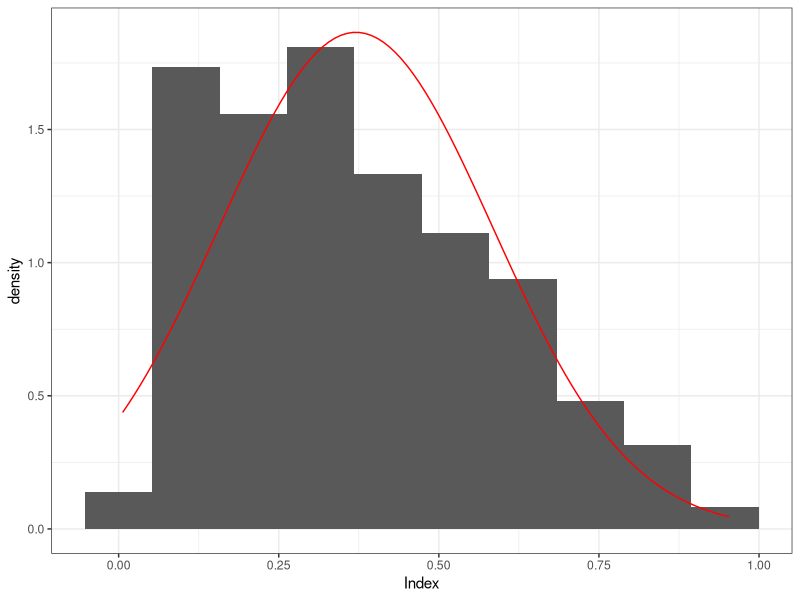
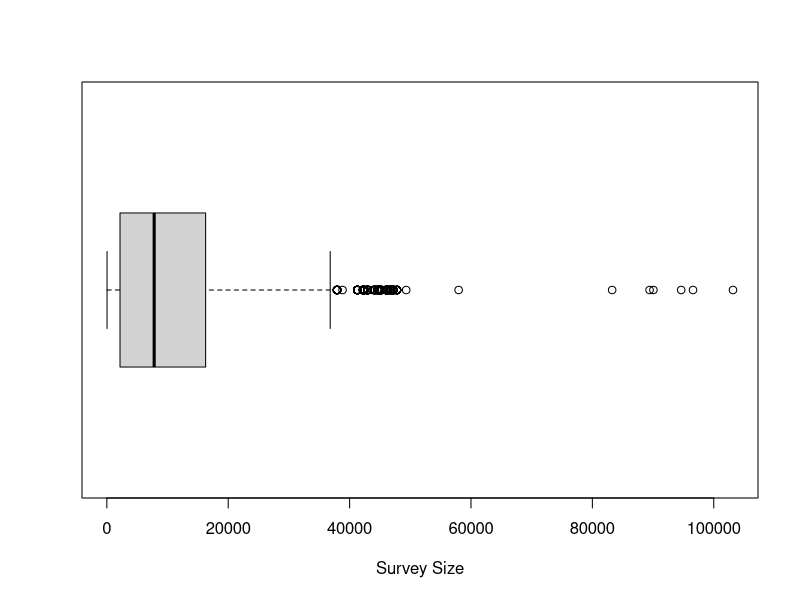
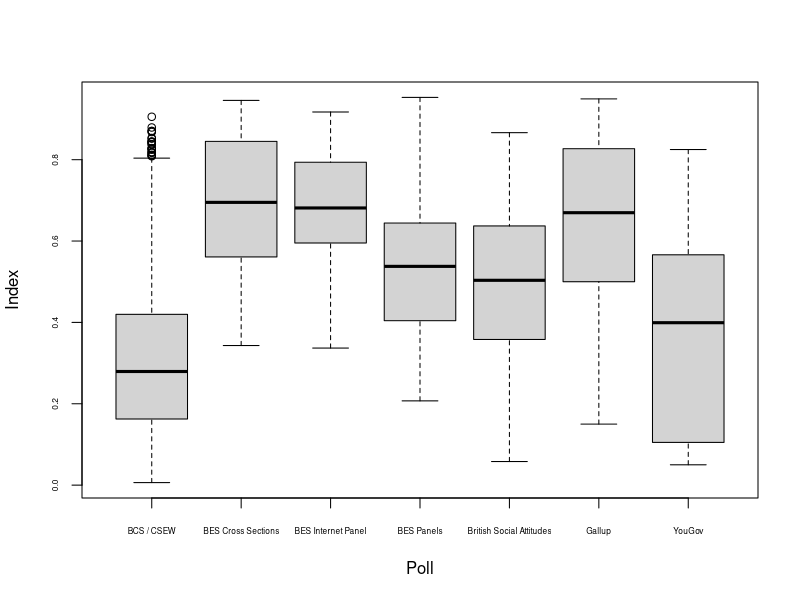
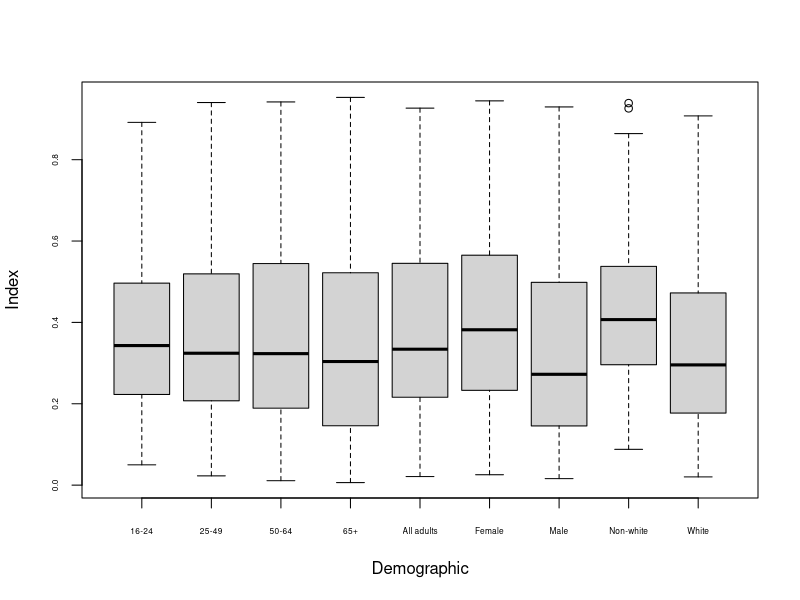
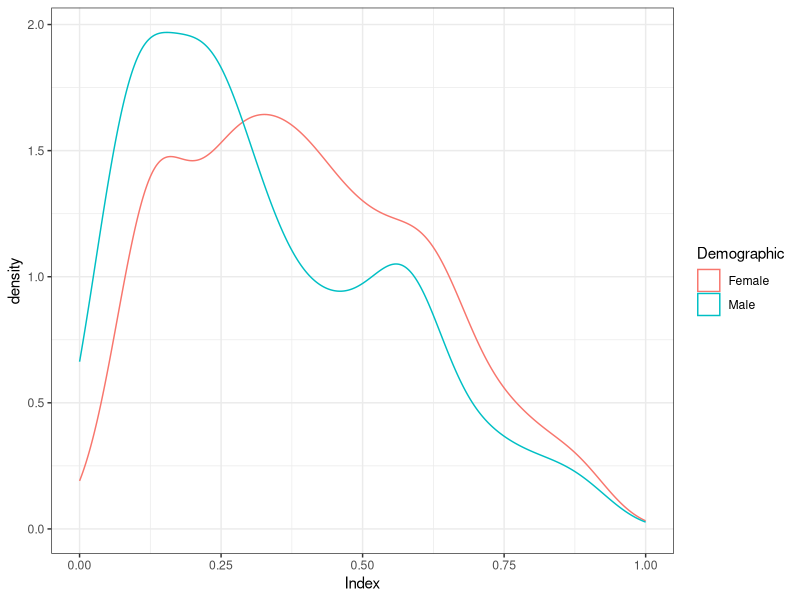
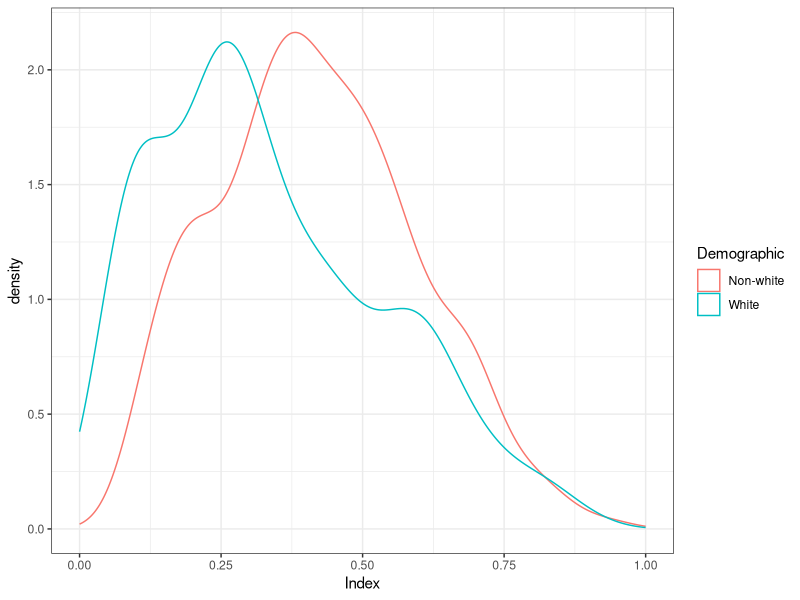
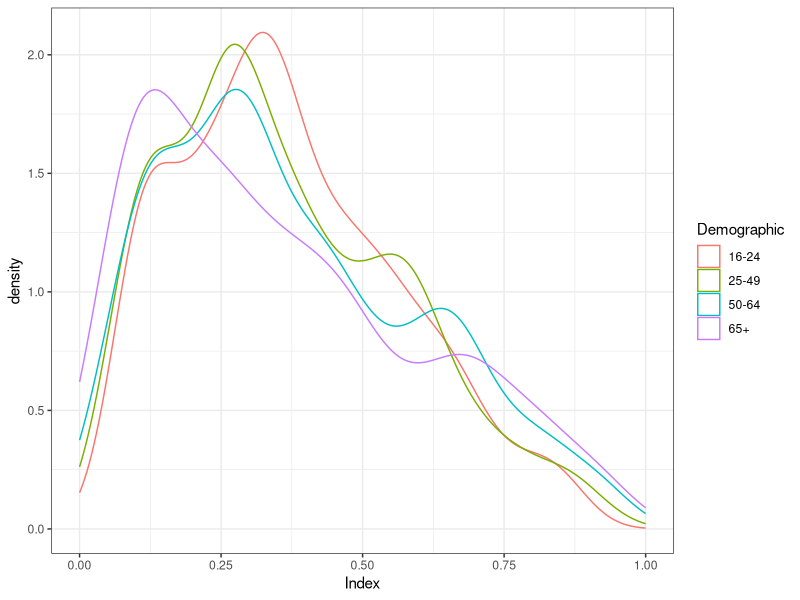
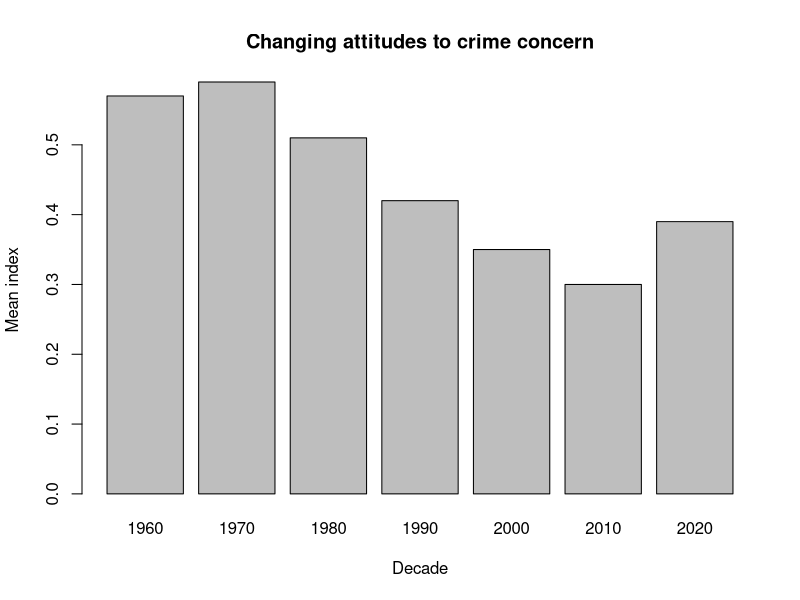

Reproduce these figures in R, in order.
#load required packages
library(tidyverse)
library(RColorBrewer)

#read in crime concern data to explore
crime_concern <- read_csv("data/CrimeConcern.csv")

#for reference the docs say this about the index:
#"The Index score is calculated by transforming each 
#survey question into a binary variable 
#(where 1 indicates concerned/punitive/supportive/prioritising) 
#and then taking the weighted average of all respondents 
#or of the relevant demographic subgroup."

#find example mentioned in the docs: British Election Studies Internet Panel
#group to find the wording for different poll types
poll_names <- crime_concern %>% group_by(Poll) %>% summarise(surveys = n())

#subset of internet panel polls, number of records as expected
#in 2014 58% of adults thought crime was increasing
internet_panel <- filter(crime_concern, Poll == "BES Internet Panel")

#look at datatypes
glimpse(crime_concern)

#change character columns to factors
crime_concern$Varname <- factor(crime_concern$Varname)
crime_concern$Demographic <- factor(crime_concern$Demographic)
crime_concern$Poll <- factor(crime_concern$Poll)
crime_concern$Question <-factor(crime_concern$Question)

#are there any Nulls? No
crime_concern %>% summarize(across(everything(), ~sum(is.na(.x)))) 

#summarize the data except for question
#nothing immediately standing out as an anomaly
summary(crime_concern %>% select(!Question))

#look at each variable (except first id column)
#68 values for Varname column based on poll/specific question
#8 is lowest count
varnames <- crime_concern %>% group_by(Varname) %>% tally(sort=TRUE)

#Look at years, 1965-2023, lowest count is 2
#from 1988 onwards everything is in January
years <- crime_concern %>% group_by(year(Date), month(Date)) %>% 
  tally(sort = TRUE)

#9 demographics, mix of age, gender and ethnicity
demographics <- crime_concern %>% group_by(Demographic)%>% 
  tally(sort = TRUE)

#positive skewed distribution for index
ggplot(data = crime_concern, aes(Index)) +
  geom_histogram(aes(y = after_stat(density)), bins = 10) +
  stat_function(fun = dnorm, args = 
                  list(mean = mean(crime_concern$Index), 
                       sd = sd(crime_concern$Index)), 
                colour = "red") +
  theme_bw()

mean(crime_concern$Index)
median(crime_concern$Index)

#already seen 7 types of poll
#BES Cross Sections and Internet Panel don't have much data

#differing scales of survey size
options(scipen = 10000)
boxplot(crime_concern$n,
        xlab = "Survey Size",
        horizontal = TRUE)

#65 questions, lowest count is 8
#noticed at least one question that's a "tick up to 4" rather than Likert scale
#some questions don't say what the options / scale are
#some questions mention the "bad" result first, others mention the "good"
questions <- crime_concern %>% group_by(Question)%>% tally(sort = TRUE)

#look at interaction of index with other variables

#how does index differ by poll?
#significant variation but also big difference in number of data points
#could this be differing by year as well??
boxplot(Index ~ Poll, data = crime_concern, cex.axis = 0.5)

#how does index differ by demographic
#less variation, roughly equal amount of data points per demographic
#female index is higher than male as we may expect
#might have expected older people to be higher
boxplot(Index ~ Demographic, data = crime_concern, cex.axis = 0.5)

#visualize male/female alone
ggplot(data = crime_concern %>% filter(Demographic %in% c("Female", "Male")),
       aes(x= Index, colour = Demographic)) +
  geom_density() +
  xlim(0,1) +
  theme_bw()

#visualize white/non-white alone
ggplot(data = crime_concern %>% filter(Demographic %in% c("Non-white", "White")),
       aes(x= Index, colour = Demographic)) +
  geom_density() +
  xlim(0,1) +
  theme_bw()

#visualize ages
ggplot(data = crime_concern %>% 
         filter(Demographic %in% c("16-24", "25-49", "50-64", "65+")),
       aes(x= Index, colour = Demographic)) +
  geom_density() +
  xlim(0,1) +
  theme_bw()

#how does index differ by year
#add decade column, bit arbitrary but gives general idea
crime_concern <- crime_concern %>%
  mutate(decade = 10 * (year(crime_concern$Date) %/% 10))

#group by decade and check year to see if results are correct, yes
decade <- crime_concern %>% group_by(decade) %>%
  summarise(data_points = n(), mean_index = round(mean(Index),2)) %>%
  mutate(change_from_previous_decade = mean_index - lag(mean_index))

#show how mean index changes over the decades
barplot(decade$mean_index, 
        names.arg = decade$decade,
        xlab = "Decade",
        ylab = "Mean index",
        main = "Changing attitudes to crime concern")

#how does the shape of index differ by decade
#generally decreasing except in 2020s, interesting (fewer data points in 2020s)
boxplot(Index ~ decade, 
        data = crime_concern,
        xlab = "Decade", 
        main = "Changing attitudes to crime concern")

#which poll covers widest date range?
#Gallup is older data from 60's to 80's, recall index was higher here 
#  and index higher in the earlier decades
#BCS / CSEW has biggest range and lots of data
poll_names <- crime_concern %>% group_by(Poll) %>% 
  summarise(surveys = n(), 
            earliest = min(year(Date)), 
            latest = max(year(Date))
  )

#which polls question different demographics 
#most have all demographics except Gallup/YouGov w/o white/non-white
(poll_demographics <- crime_concern %>% group_by(Poll) %>% 
  select(Poll, Demographic) %>% table())

#Ideas:
#Are there particular areas where females/non-whites are more concerned?
#What are the outliers for index in the 2010s?
#Why is the spread of data for 2020 wider? Specific crimes? Remember fewer data points..

#look at female data to see if any areas are of more concern
#firstly see whether females and males are asked the same questions
#There are 6 questions that females have been asked more than men
#Shouldn't be enough to change the distribution 
#    but would be better to compare like for like
(questions_by_gender <- crime_concern %>%
    filter(Demographic %in% c("Female", "Male")) %>%
    select(Varname, Demographic) %>%
    droplevels() %>%
    table())

#create a new dataset where we match by varname, year and poll and remove any
# which don't have female and male response
female <- filter(crime_concern,
                 Demographic == "Female")

male <- filter(crime_concern,
               Demographic == "Male")

gender <- inner_join(female, male %>% select(Varname, Date, Poll, Index), 
                     by = c("Varname", "Date", "Poll"), 
                     keep = FALSE) %>%
  rename(female_index = Index.x, male_index = Index.y)
  

#plot female vs male with a straight line 
plot(gender$female_index, gender$male_index,
     xlab = "Female index", 
     ylab = "Male index",
     main = "Female / male comparison",
     cex = .5,
     pch = 16)
abline(a=0, b=1, col = "red")

#ideally we would combine themes across polls (only if clear they're the same)
themes <- crime_concern %>% group_by(Varname, Question) %>% 
  summarise(count = n())

#add a column to gender for the most common themes
#probably an easier way to do this!
gender$theme <- case_when(grepl("Emotion", gender$Varname) ~ "FearOfCrime",
                          grepl("qual", gender$Varname) ~ "FearOfCrime",
                          grepl("insult", gender$Varname) ~ "FearOfCrime",
                          grepl("vmworry", gender$Varname) ~ "FearOfCrime",
                          grepl("incr", gender$Varname) ~ "LocalOrNationalCrimeIncrease",
                          grepl("Local", gender$Varname) ~ "LocalOrNationalCrimeIncrease",
                          grepl("Nat", gender$Varname) ~ "LocalOrNationalCrimeIncrease",
                          grepl("burg", gender$Varname) ~ "Burglary",
                          grepl("mug", gender$Varname) ~ "Mugging",
                          grepl("teen", gender$Varname) ~ "TeenagersOnStreets",
                          grepl("Juvenile", gender$Varname) ~ "TeenagersOnStreets",
                          grepl("dark", gender$Varname) ~ "SafetyAtNight",
                          grepl("night", ignore.case = TRUE, gender$Varname) ~ "SafetyAtNight",
                          grepl("vand", gender$Varname) ~ "VandalismOrGraffiti",
                          grepl("graff", gender$Varname) ~ "VandalismOrGraffiti",
                          grepl("theft", gender$Varname) ~ "CarCrime",
                          grepl("stolen", gender$Varname) ~ "CarCrime",
                          grepl("molest", gender$Varname) ~ "RapeOrMolest",
                          grepl("rape", gender$Varname) ~ "RapeOrMolest"
                          )

#double check the results are as expected
#one question was removed because it was about whether rape is 
# a social issue rather than whether people are personally worried about rape
#all else as expected
View(test_themes <- gender %>% 
    group_by(theme, Varname) %>% summarise(count = n()))

#change theme to factor for plotting
gender$theme <- factor(gender$theme)

#plot female/male again but by theme
ggplot(gender %>% filter(!is.na(theme)), 
       aes(female_index, male_index, col = theme )) +
  geom_point() +
  scale_color_brewer(palette = "Paired") +
  geom_abline(intercept = 0, slope = 1, linewidth = 1) +
  theme_bw() + 
  labs(
    x = "Female index", 
    y = "Male index", 
    title = "Female / male comparison"
  )


#now investigate where white/non-white concerns differ
white <- filter(crime_concern,
                 Demographic == "White")

non_white <- filter(crime_concern,
               Demographic == "Non-white")

ethnicity <- inner_join(white, non_white %>% select(Varname, Date, Poll, Index), 
                     by = c("Varname", "Date", "Poll"), 
                     keep = FALSE) %>%
  rename(white_index = Index.x, non_white_index = Index.y)

#plot white vs non-white with a straight line 
plot(ethnicity$white_index, ethnicity$non_white_index,
     xlab = "White index", 
     ylab = "Non white index",
     main = "White / non-white comparison",
     cex = .5,
     pch = 16)
abline(a=0, b=1, col = "red")



#plot white vs non-white again with decade as colour
ethnicity$decade <- factor(ethnicity$decade)

#no clear trend
ggplot(ethnicity, aes(white_index, non_white_index, col = decade )) +
  geom_point() +
  scale_color_brewer(palette = "Paired") +
  geom_abline(intercept = 0, slope = 1, linewidth = 1) +
  theme_bw() + 
  labs(
    x = "White index", 
    y = "Non-white index", 
    title = "White / non-white comparison"
  )

#try same themes we looked at for gender
ethnicity$theme <- case_when(grepl("Emotion", ethnicity$Varname) ~ "FearOfCrime",
                          grepl("qual", ethnicity$Varname) ~ "FearOfCrime",
                          grepl("insult", ethnicity$Varname) ~ "FearOfCrime",
                          grepl("vmworry", ethnicity$Varname) ~ "FearOfCrime",
                          grepl("incr", ethnicity$Varname) ~ "LocalOrNationalCrimeIncrease",
                          grepl("Local", ethnicity$Varname) ~ "LocalOrNationalCrimeIncrease",
                          grepl("Nat", ethnicity$Varname) ~ "LocalOrNationalCrimeIncrease",
                          grepl("burg", ethnicity$Varname) ~ "Burglary",
                          grepl("mug", ethnicity$Varname) ~ "Mugging",
                          grepl("teen", ethnicity$Varname) ~ "TeenagersOnStreets",
                          grepl("Juvenile", ethnicity$Varname) ~ "TeenagersOnStreets",
                          grepl("dark", ethnicity$Varname) ~ "SafetyAtNight",
                          grepl("night", ignore.case = TRUE, ethnicity$Varname) ~ "SafetyAtNight",
                          grepl("vand", ethnicity$Varname) ~ "VandalismOrGraffiti",
                          grepl("graff", ethnicity$Varname) ~ "VandalismOrGraffiti",
                          grepl("theft", ethnicity$Varname) ~ "CarCrime",
                          grepl("stolen", ethnicity$Varname) ~ "CarCrime",
                          grepl("molest", ethnicity$Varname) ~ "RapeOrMolest",
                          grepl("rape", ethnicity$Varname) ~ "RapeOrMolest",
                          grepl("race", ethnicity$Varname) ~ "RaceAttacks"
)

View(test_themes_2 <- ethnicity %>% 
       group_by(theme, Varname) %>% summarise(count = n()))

#try plotting by theme
#race attacks is only very clear trend
ggplot(ethnicity %>% filter(!is.na(theme)), 
       aes(white_index, non_white_index, col = theme )) +
  geom_point() +
  scale_color_brewer(palette = "Paired") +
  geom_abline(intercept = 0, slope = 1, linewidth = 1) +
  theme_bw() + 
  labs(
    x = "White index", 
    y = "Non-white index", 
    title = "White / non-white comparison"
  )

#plot worry about race attacks over time
ggplot(ethnicity %>% filter(Varname == "CSEW_worryraceattacks")) +
  geom_segment(aes(x=year(Date), xend=year(Date), y=non_white_index, yend=white_index), color="grey") +
  geom_point( aes(x=year(Date), y=non_white_index), col = "blue") +
  geom_point( aes(x=year(Date), y=white_index), col = "orange" ) +
  coord_flip() +
  scale_x_reverse() +
  labs (
    x = "Year",
    y = "Index",
    title = "Race Attack Worry 1994-2019"
  ) +
  theme_bw() 


